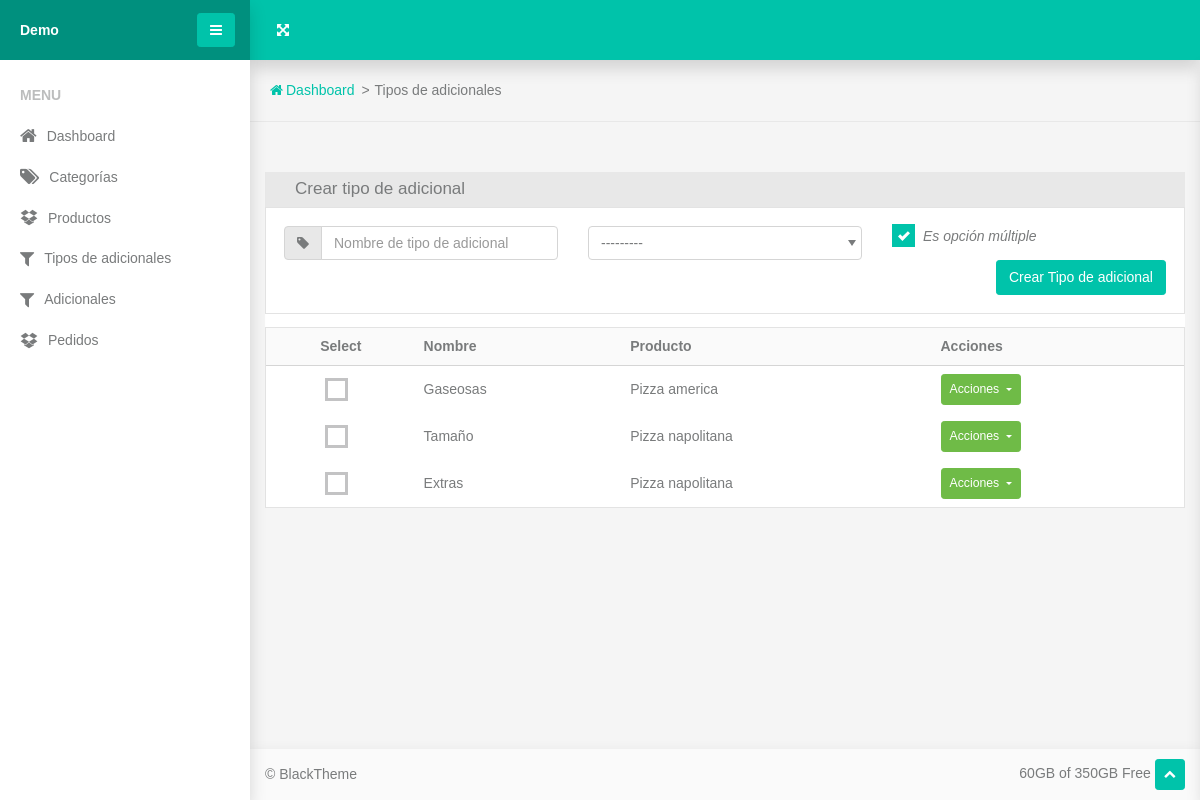
The page /extra-types/ on the database its author committed.
### www/models.py (models this page shows, shortened)
class ChoiceType(models.Model):
    product = models.ForeignKey(Product, on_delete=models.CASCADE, related_name='choice_types')
    name = models.CharField(max_length=100)
    is_multiple = models.BooleanField(default=True)

class Product(models.Model):
    sku = models.CharField(max_length=100, blank=True, null=True)
    name = models.CharField(max_length=100)
    description = models.TextField(max_length=300, blank=True, null=True)
    category = models.ForeignKey('Category', on_delete=models.SET_NULL, null=True, blank=True, related_name='products')
    image = models.ImageField(blank=True, null=True)
    price = models.FloatField()
    in_stock = models.BooleanField(default=True)
    discount_price = models.FloatField(blank=True, null=True)
    def __str__(self):
        return self.name

### www/views.py (the view)
# urls.py: path('extra-types/', views.extra_types, name='extra-types'),
def extra_types(req):
    form = forms.ChoiceTypeForm()
    choice_types = models.ChoiceType.objects.all()
    context = {
        'form': form,
        'choice_types': choice_types,
    }
    if req.method == 'GET':
        return render(req, 'www/extra_types.html', context)
    elif req.method == 'POST':
        form = forms.ChoiceTypeForm(req.POST)
        if form.is_valid():
            choice_type = form.save()
            context['choice_type'] = choice_type
        return render(req, 'www/extra_types.html', context)

### www/forms.py
class ChoiceTypeForm(forms.ModelForm):
    class Meta:
        model = models.ChoiceType
        fields = '__all__'
        widgets = {
            'name': forms.TextInput(attrs={'class': 'form-control', 'placeholder': 'Nombre de tipo de adicional'}),
            'is_multiple': forms.CheckboxInput(attrs={'class': 'custom-control-input'}),
            'product': forms.Select(attrs={'class': 'form-control'}),
        }

### www/templates/www/extra_types.html (shortened to what this page needs)
{% extends "base.html" %}
{% load static %}
{% block content %}
<section class="topbar">
    <ul class="breadcrumbs">
      <li class="breadcrumbs-item"><a class="breadcrumbs-link" href="{% url 'home' %}"><span class="breadcrumbs-icon fa-home"></span><span>Dashboard</span></a></li>
      <li class="breadcrumbs-item">Tipos de adicionales
      </li>
    </ul>
  </section>
  <section class="section-sm">
        <div class="container-fluid">
          <div class="panel panel-nav">
            <div class="panel-header d-flex flex-wrap align-items-center justify-content-between">
              <h3 class="panel-title">Crear tipo de adicional</h3>
            </div>
            <div class="panel-body">
              <form method="post">
                <div class="tab-content">
                  <div class="tab-pane fade show active" id="panelTab1" role="tabpanel">
                    <div class="row">
                      <div class="col-md-4">
                        <div class="input-group form-group">
                          <div class="input-group-prepend">
                            <label class="input-group-text" for="basic-addon1"><span class="fa-tag"></span></label>
                          </div>
                          {{form.name}}
                        </div>
                      </div>
                      <div class="col-md-4">
                        {{form.product}}
                      </div>
                      <div class="col-md-4">
                        <div class="custom-control custom-checkbox">
                          <label class="custom-control-label" for="id_is_multiple"><span class="font-italic">Es opción múltiple</span>
                          </label>
                        </div>
                      </div>
                      <div class="col-md-8">
                      </div>
                      <div class="col-md-4 text-right">
                          <button class="btn btn-primary" type="submit">Crear Tipo de adicional</button>
                        </div>
                    </div>
                  </div>
              </form>
            </div>
          </div>
          <div class="panel">
            <div class="panel-body p-0">
              <div class="table-responsive">
                  <table class="table table-sm table-borderless table-vertical-align">
                  <thead>
                    <tr class="border-bottom bg-lighter">
                      <th class="text-center">Select</th>
                      <th>Nombre</th>
                      <th>Producto</th>
                      <th>Acciones</th>
                    </tr>
                  </thead>
                  <tbody>
                    {% for c in choice_types %}
                      <tr>
                      <td class="text-center">
                        <div class="custom-control custom-checkbox custom-checkbox-light">
                        </div>
                      </td>
                      <td>{{c.name}}</td>
                      <td>{{c.product}}</td>
                      <td>
                        <div class="dropdown">
                          <button class="btn dropdown-toggle btn-success btn-sm" data-toggle="dropdown"><span>Acciones</span>
                          </button>
                        </div>
                      </td>
                    </tr>
                    {% endfor %}
                  </tbody>
                </table>
              </div>
            </div>
          </div>
        </div>
      </section>
{% endblock content %}

### www/static/www/components/breadcrumbs/breadcrumbs.css (style rules this page uses)
.breadcrumbs { display: flex; flex-wrap: wrap; padding: 0 1.25rem; list-style: none; }
.breadcrumbs-item { flex-shrink: 0; }
.breadcrumbs-item:not(:first-child) { position: relative; padding-left: 20px; }
.breadcrumbs-item:not(:first-child)::before { content: '>'; position: absolute; left: 0.4375rem; }
.breadcrumbs-icon { margin-right: 0.1875rem; }

### www/static/www/components/panel/panel.css (style rules this page uses)
.panel { position: relative; display: flex; flex-direction: column; min-width: 0; word-wrap: break-word; background-color: #fff; background-clip: border-box; }
.panel-body { flex: 1 1 auto; padding: 1.25rem; border: 1px solid #e3e3e3; }
.panel-header { padding: 0.9375rem 1.25rem; background-color: #e8e8e8; }
.panel-title { font-size: 1.0625rem; }
@media (min-width: 1200px) { .panel-header { padding: 1.125rem 1.875rem; } }
@media (min-width: 1200px) { .panel-body, .panel-menu, .panel-footer { padding: 1.125rem; } }
* + .panel { margin-top: 0.8125rem; }
.panel-nav .panel-header { padding: 0; }
.panel-nav .panel-title { padding: 0.5rem 1.875rem; }

### www/static/www/components/section/section.css (style rules this page uses)
.section-sm, .section-md, .section-lg { padding: 50px 0; }

### www/static/www/components/dropdown/dropdown.css (style rules this page uses)
.dropup, .dropright, .dropdown, .dropleft { position: relative; }
.dropdown-toggle { white-space: nowrap; }
.dropdown-toggle::after { display: inline-block; margin-left: 0.255em; vertical-align: middle; content: ""; border-top: 0.3em solid; border-right: 0.3em solid transparent; border-bottom: 0; border-left: 0.3em solid transparent; }
.dropdown { display: inline-block; }
.dropdown-toggle:after { height: 0.3em; }

### www/static/www/components/button/button.css (style rules this page uses)
.btn { display: inline-block; font-weight: 400; color: #797b7c; text-align: center; vertical-align: middle; user-select: none; background-color: transparent; border: 1px solid transparent; padding: 0.375rem 0.75rem; font-size: 0.875rem; line-height: 1.49; border-radius: 0.2rem; transition: color 0.15s ease-in-out, background-color 0.15s ease-in-out, border-color 0.15s ease-in-out, box-shadow 0.15s ease-in-out; }
.btn-primary { color: #fff; background-color: #00c3aa; border-color: #00c3aa; box-shadow: 0 0 0 transparent; }
.btn-success { color: #fff; background-color: #6fbb47; border-color: #6fbb47; box-shadow: 0 0 0 transparent; }
.btn-sm, .btn-group-sm > .btn { padding: 0.25rem 0.5rem; font-size: 0.76563rem; line-height: 1.7; border-radius: 0.2rem; }
.btn { transition: .2s; }

### www/static/www/components/table/table.css (style rules this page uses)
.table { width: 100%; margin-bottom: 1rem; color: #797b7c; }
.table th, .table td { padding: 0.75rem; vertical-align: top; border-top: 1px solid #d5d5d5; }
.table thead th { vertical-align: bottom; border-bottom: 2px solid #d5d5d5; }
.table-sm th, .table-sm td { padding: 0.5rem; }
.table-borderless th, .table-borderless td, .table-borderless thead th, .table-borderless tbody + tbody { border: 0; }
.table-responsive { display: block; width: 100%; overflow-x: auto; -webkit-overflow-scrolling: touch; }
.table { margin-bottom: 0; }
.table-vertical-align td, .table-vertical-align th { vertical-align: middle; }

### www/static/www/components/topbar/topbar.css (style rules this page uses)
.topbar { position: relative; padding: 20px 0; border-bottom: 1px solid #e8e8e8; }

### rows shown on the page
ChoiceType: name "Gaseosas", product "Pizza america"
ChoiceType: name "Tamaño", product "Pizza napolitana"
ChoiceType: name "Extras", product "Pizza napolitana"
